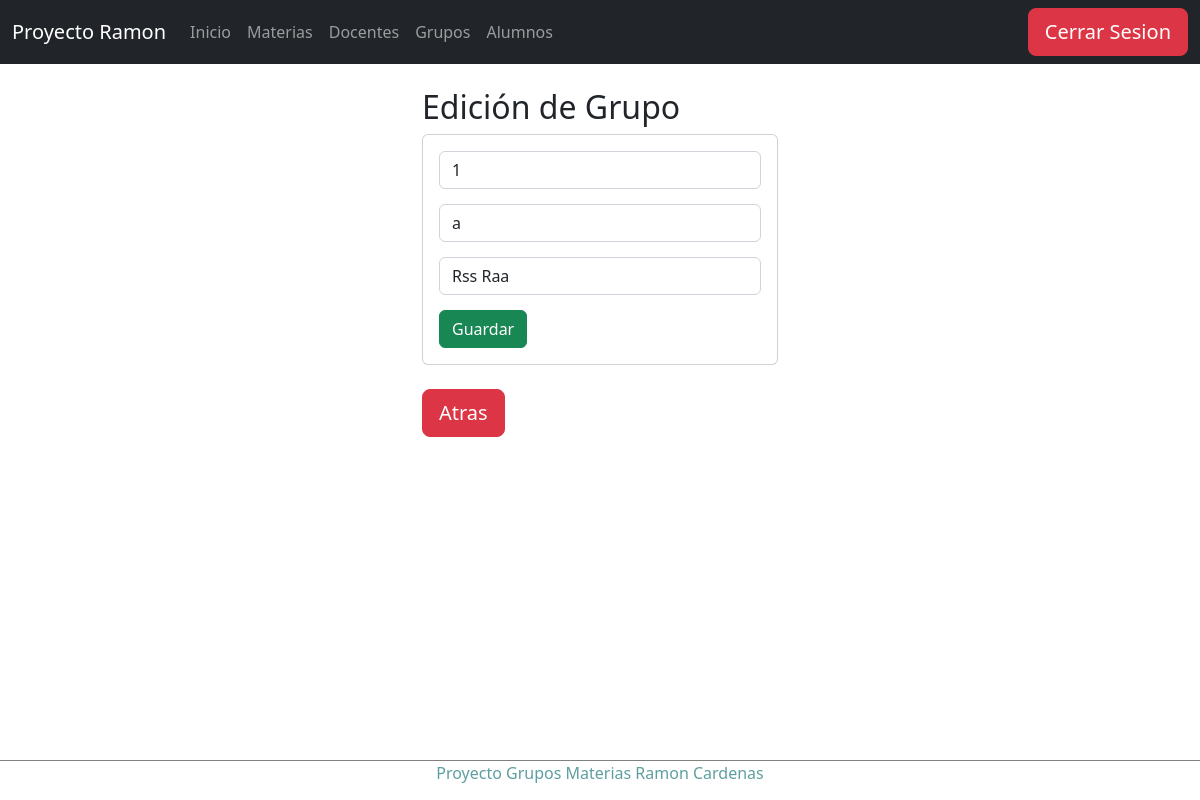
/edicionGrupo/1 (signed in), run on an earlier commit of the app's database.
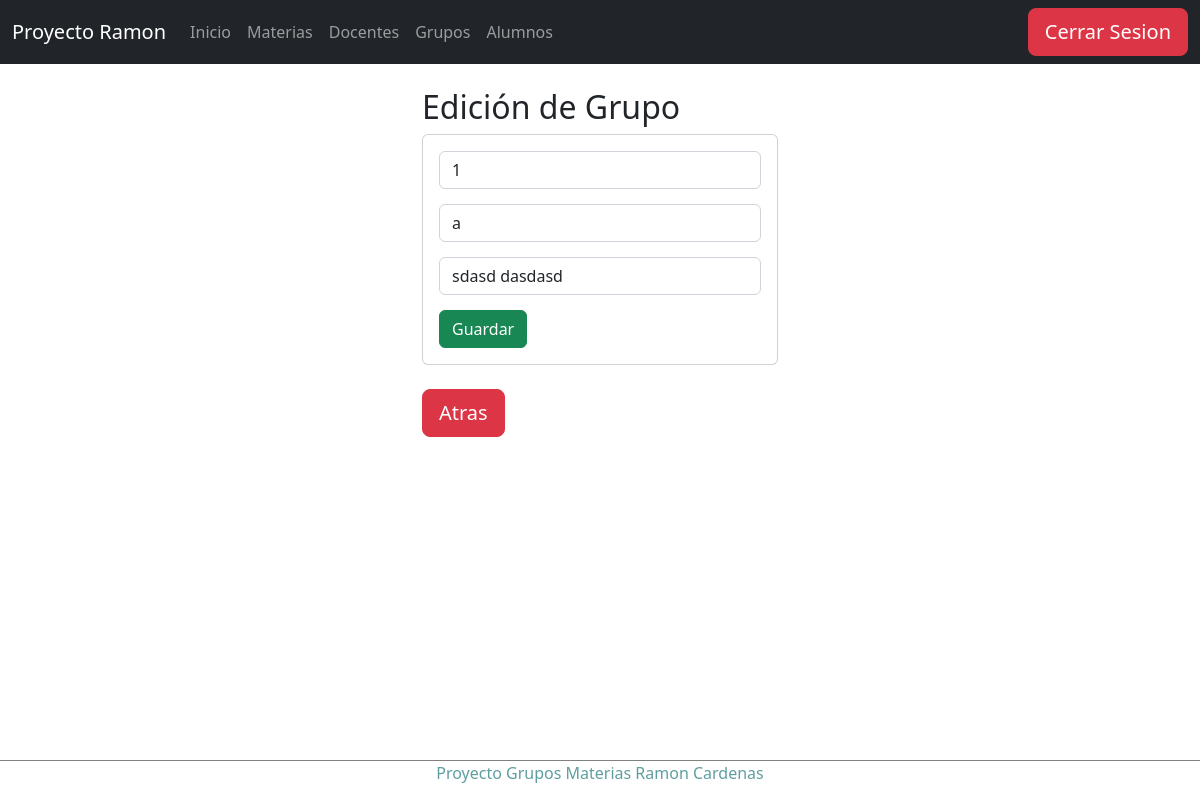
And on a later commit of the database.
### Apps/Horario/models.py (models this page shows, shortened)
class Grupo(models.Model):
    idGrupo=models.CharField(primary_key=True,max_length=6)
    nombreGrupo=models.CharField(max_length=50)
    idDocente=models.ForeignKey(Docente, on_delete=models.SET_NULL,null=True,default=0, unique=True)

class Docente(models.Model):
    idDocente=models.CharField(primary_key=True,max_length=6)
    nombreDocente=models.CharField(max_length=50)
    apellidoDocente=models.CharField(max_length=50)

### Apps/Horario/views.py (the view)
# urls.py: path('edicionGrupo/<idGrupo>', views.edicionGrupo),
@login_required
def edicionGrupo(request, idGrupo):
    grupo = Grupo.objects.get(idGrupo=idGrupo)
    docentes = Docente.objects.all()
    return render(request, "grupos/edicionGrupos.html", {"grupo": grupo, "docentes":docentes})

### Apps/Horario/templates/grupos/edicionGrupos.html (shortened to what this page needs)
{% extends "../base.html" %}
{% block body %}
<div class="row">
    <div class="col-md-4 offset-md-4">
        <h2>Edición de Grupo</h2>
        <div class="card">
            <div class="card-body">
                <form action="/editarGrupo/" method="POST">{% csrf_token %}
                    <div class="form-group">
                        <input type="text" id="idGrupo" name="idGrupo" value="{{grupo.idGrupo}}" class="form-control" placeholder="Id"
                            minlength="1" maxlength="6" readonly required>
                    </div>
                    <div class="form-group">
                        <input type="text" id="nombreGrupo" name="nombreGrupo" value="{{grupo.nombreGrupo}}" class="form-control" placeholder="Nombre"
                            maxlength="50" required>
                    </div>
                    <div class="form-group">
                        <select type="text" id="idDocente" name="idDocente" class="form-control" required>
                            {% for d in docentes %}
                                <option value="{{d.idDocente}}" {% if d.idDocente ==  grupo.idDocente.idDocente %} selected {% endif %}>{{d.nombreDocente}} {{d.apellidoDocente}}</option>
                            {% endfor %}
                        </select>
                    </div>
                    <div class="form-group">
                        <button type="submit" class="btn btn-success btn-block text-white">Guardar</button>
                    </div>
                </form>
            </div>
        </div>
        <br>
        <a href="/grupos" class="btn btn-danger btn-lg">Atras</a>
    </div>
</div>
{% endblock %}

What changed in the data, as far as the page shows it:
changed Grupo id 1: idDocente "Rss Raa" → (not shown)
Also different on the page:
form field idDocente: (not shown) → "sdasd dasdasd"
